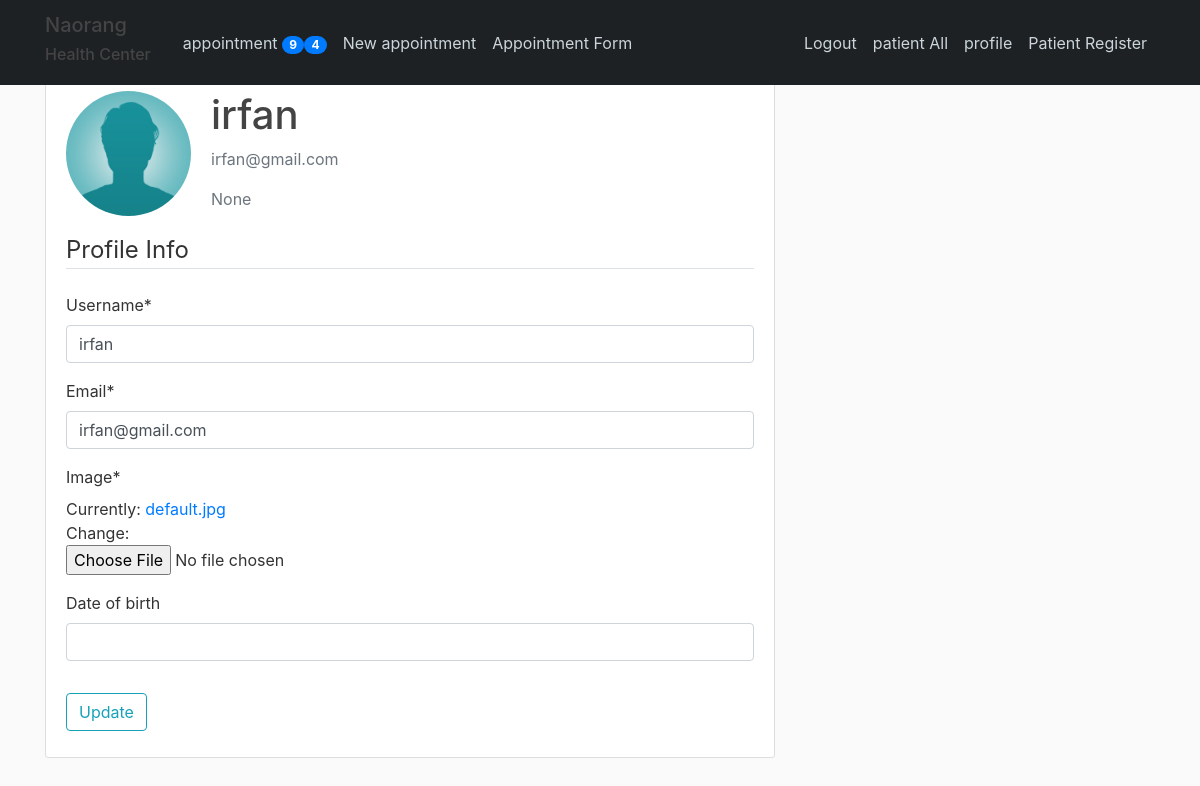
Page /staff/profile/ (signed in) on the committed database.
### staff/models.py (models this page shows, shortened)
class User(AbstractBaseUser):
    email = models.EmailField(verbose_name="email", max_length=60, unique=True)
    username = models.CharField(max_length=60, unique=True)
    date_joined = models.DateTimeField(verbose_name="date joined", auto_now_add=True)
    last_login = models.DateTimeField(verbose_name="last login", auto_now=True)
    is_admin = models.BooleanField(default=False)
    is_active = models.BooleanField(default=True)
    is_staff = models.BooleanField(default=False)
    is_superuser = models.BooleanField(default=False)
    is_dr = models.BooleanField(default=False)
    is_rec = models.BooleanField(default=False)
    is_guest = models.BooleanField(default=False)
    USERNAME_FIELD = 'username'
    REQUIRED_FIELDS = ['email', ]  # check this "," might be a problem
    objects = MyUserManager()

class Profile(models.Model):
    user = models.OneToOneField(User, on_delete=models.CASCADE)
    date_of_birth = models.DateField(null=True, blank=True)
    image = models.ImageField(default='default.jpg', upload_to='profile_pics')

### staff/views.py (the view)
# urls.py: path('profile/', user_views.profile, name='profile'),
@login_required
def profile(request):
    if request.method == 'POST':
        u_form = UserUpdateForm(request.POST, instance=request.user)
        p_form = ProfileUpdateForm(request.POST, request.FILES, instance=request.user.profile)
        if u_form.is_valid() and p_form.is_valid():
            u_form.save()
            p_form.save()
            messages.success(request, f'Your account has been Updated!')
            return redirect('profile')
    else:
        u_form = UserUpdateForm(instance=request.user)
        p_form = ProfileUpdateForm(instance=request.user.profile)
    context = {
        'u_form': u_form,
        'p_form': p_form
    }
    return render(request, 'staff/profile.html', context)

### staff/forms.py
class UserUpdateForm(forms.ModelForm):
    email = forms.EmailField()
    class Meta:
        model = User
        fields = ['username', 'email']

class ProfileUpdateForm(forms.ModelForm):
    class Meta:
        model = Profile
        fields = ['image', 'date_of_birth']

### appointment/context_processors.py (called while the page is built)
def appointment_count_waiting(request):
            count = Appointment.waiting.count()
            return {'appointment_count_waiting': count}

def appointment_count_scheduled(request):
        count = Appointment.scheduled.count()
        return {'appointment_count_scheduled': count}

### appointment/models.py (called while the page is built)
    def get_queryset(self):
        return super(ScheduledManager, self).get_queryset().filter(status="scheduled")

    def get_queryset(self):
        return super(WaitingManager, self).get_queryset().filter(status="waiting")

### staff/templates/staff/profile.html (shortened to what this page needs)
{% extends "appointment/base.html" %}
{% load static %}
{% load crispy_forms_tags %}
{% block content %}
<div class="col-md-8">
    <div class="content-section">
        <div class="media">
            <img class="rounded-circle account-img" src="{{ user.profile.image.url }}">
            <div class="media-body">
                <h2 class="account-heading">{{ user.username }}</h2>
                <p class="text-secondary">{{ user.email }}</p>
                <p class="text-secondary">{{ user.profile.date_of_birth }}</p>
            </div>
        </div>
        <form method="POST" enctype="multipart/form-data">
            <fieldset class="form-group">
                <legend class="border-bottom mb-4">Profile Info</legend>
                {{ u_form|crispy }}
                {{ p_form|crispy }}
            </fieldset>
            <div class="form-group">
                <button class="btn btn-outline-info" type="submit">Update</button>
            </div>
        </form>
    </div>
</div>
{% endblock content %}

### appointment/static/appointment/main.css (style rules this page uses)
body { background: #fafafa; color: #333333; margin-top: 5rem; }
h1, h2, h3, h4, h5, h6 { color: #444444; }
.content-section { background: #ffffff; padding: 10px 20px; border: 1px solid #dddddd; border-radius: 3px; margin-bottom: 20px; }
.account-img { height: 125px; width: 125px; margin-right: 20px; margin-bottom: 16px; }
.account-heading { font-size: 2.5rem; }

### rows in the picture
User: profile.image (placeholder picture), username "irfan", email "irfan@gmail.com", profile.date_of_birth "None"

### other values in the picture
{{ appointment_count_scheduled }} "9"
{{ appointment_count_waiting }} "4"
